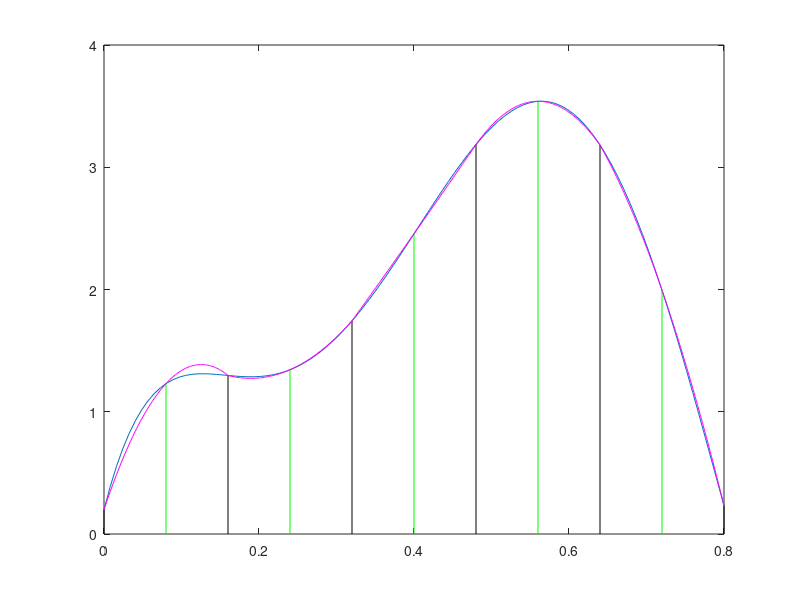

The MATLAB script that drew this image:
% Programa para calcular la integral definida mediante la de regla de
% Simpson 1/3
%
% Fecha de ultima revision: 10/11/16
% Santiago Valencia A01206738
%
% Datos de entrada: 
% -- Funcion
% -- Intervalos
%
% Datos de salida:
% -- Integral definida
% -- Error relativo porcentual aproximado
% -- Tiempo

clear all
close all
clc



% Funcion
f = @(x) 0.2 + 25*x - 200*x.^2 + 675*x.^3 - 900*x.^4 + 400*x.^5;

% Extremos
a=0;
b=0.8;

% Grafica de la funcion
x1 = linspace(a,b);
y1 = f(x1);
plot(x1, y1)
hold on

% Trampa
real = quadl(f, a,b)

n = input('Dame el numero de aplicaciones: ')
I = zeros(2*n,12);
x= linspace(a, b, 2*n+1);

% Grafica de la primer barra vertical
plot([a a],[0 f(a)],'k')
hold on

for i=1:2:(2*n)
    a = x(i);
    b = x(i+2);
    c = x(i+1);
    base = b-a;

    
    alturaProm = (f(a) + 4*f(c) + f(b))/6;
    I(i) = base * alturaProm;
    
    % Grafica de las barras derechas
    plot([b b],[0 f(b)],'k')
    hold on
    
    % Grafica de las barras centrales
    plot([c c],[0 f(c)],'g')
    hold on
    
    % Grafica del 'techo' (poly grado dos)
    A=[a c b; f(a) f(c) f(b)]';
    x2 = linspace(a,b);
    for k =1:100
        L = ones(3, 1);

        for p =1:3
         for j=1:3
               if p ~= j
                 L(p) = L(p)*((x2(k)-A(j,1))/(A(p,1)-A(j,1)));
               end
         end
        end
        Yaprox(k) = sum(L.*A(:,2));
    end
    
    plot(x2, Yaprox, 'm')
    
end

Integral = sum(I)

ERPa = abs((real-Integral)/real)*100
